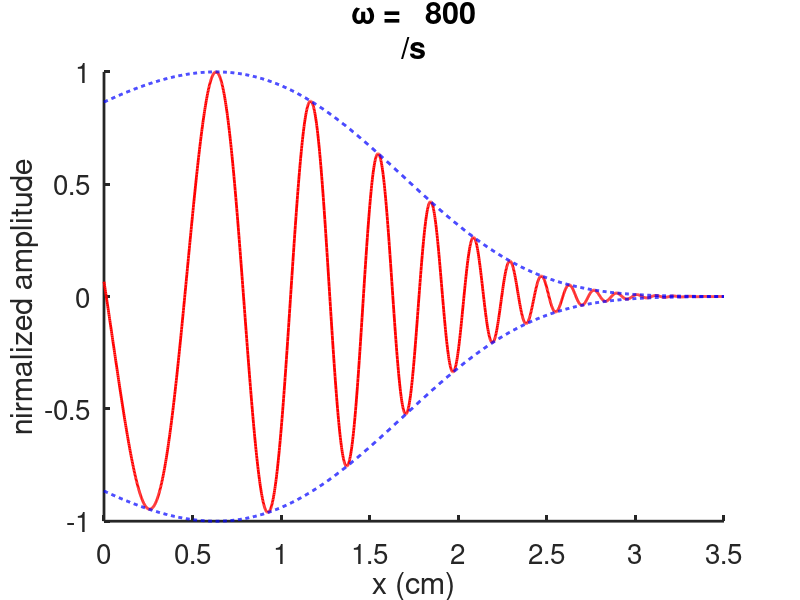
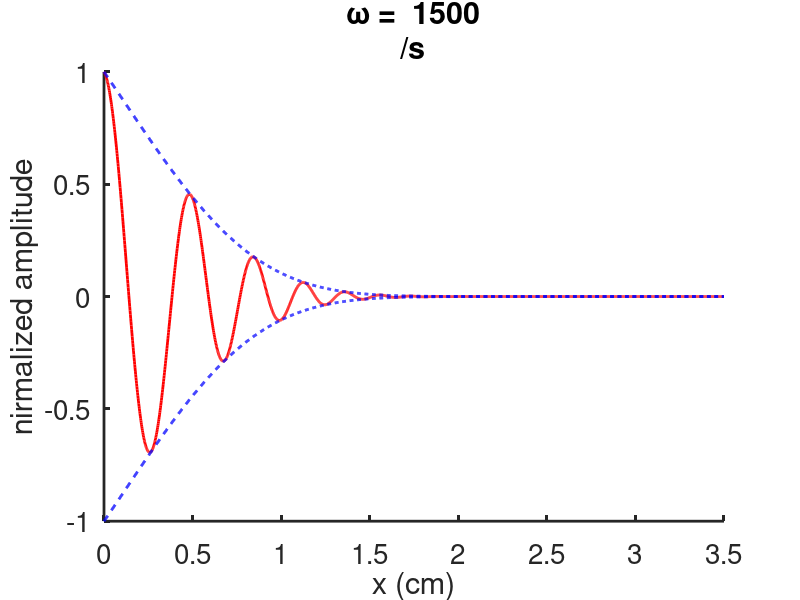

These figures' MATLAB source, in order:
clear all
close all
clc
set(0,                           ...
   'defaultaxesfontsize', 20,   ...
   'defaultaxeslinewidth', 2.0, ...
   'defaultlinelinewidth', 2.0, ...
   'defaultpatchlinewidth', 0.7);
lam = 1.5;
wlist = [800,1500];
for wj=1:2
    w = wlist(wj)
 
L = 3.5;
l = 0.0035;

k0 = 1e7;
r0 = 3000;

alpha = sqrt(2*w*w/(l*(k0+1i*w*r0)));
ar = real(alpha);

% take the square root with positive imaginary part. Be a
% little careful, as Matlab here gives you a negative imaginary part, which
% is not the root you want.
ai = -imag(alpha); 

x = linspace(0,L,2000);
eta = exp(3*lam*x/4 - 2*ai*exp(lam*x/2)/lam + 2*1i*ar*exp(lam*x/2)/lam);

figure(wj)
plot(x,eta/max(eta),'r',x,abs(eta)/max(abs(eta)),'--b',x,-abs(eta)/max(abs(eta)),'--b')
xp = -2*log(4*ai/(3*lam))/lam
xlim([0,L])
xlabel('x (cm)')
box off
formatSpecF = '%6.0f\n';
 
   title(strcat('\omega = ',sprintf(formatSpecF,w),'/s'))
   ylabel('nirmalized amplitude')
end
%igorout = [x' real(eta/max(eta))' abs(eta/max(eta))' -abs(eta/max(eta))'];
%writematrix(igorout,'shallow_800.dat')
